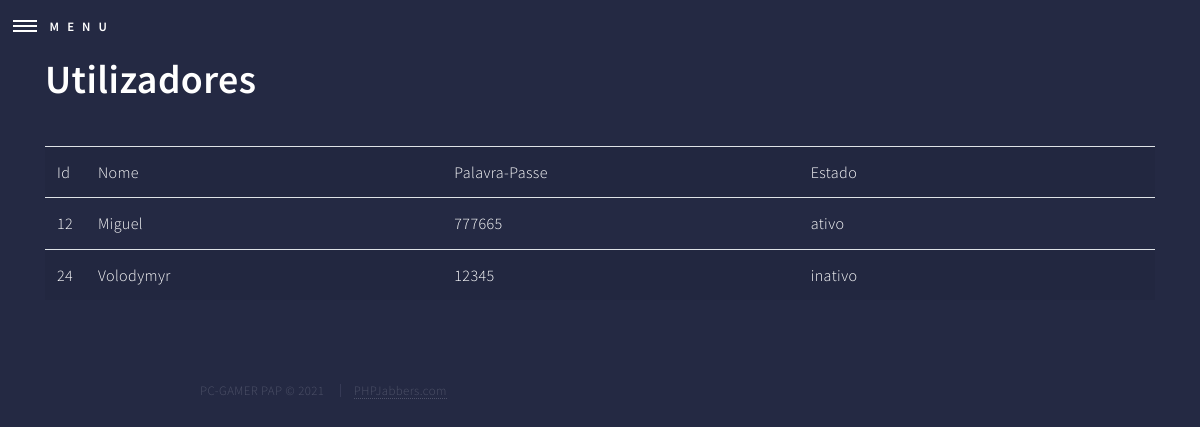
The app's page /admin/listaUtilizadores.php, older data.
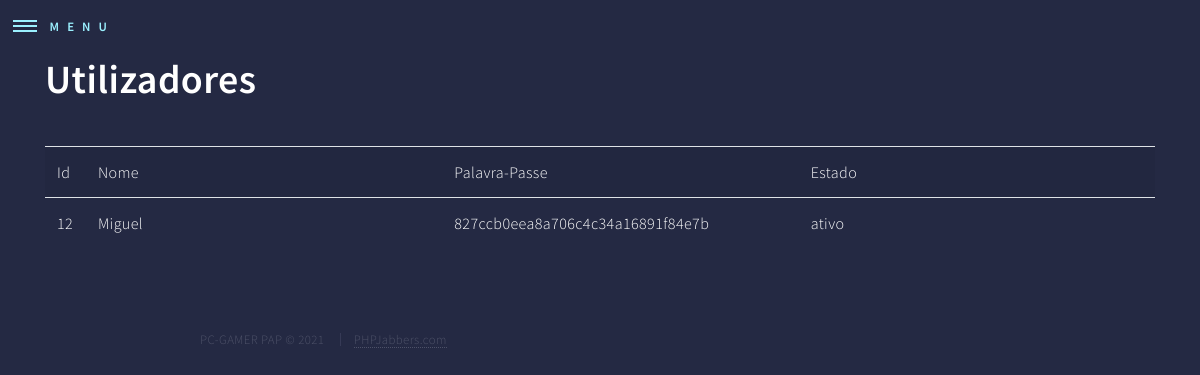
The same page, newer data.
### tables this page shows
CREATE TABLE `users` (
  `userId` int(11) NOT NULL AUTO_INCREMENT,
  `userName` varchar(45) NOT NULL,
  `userPassword` varchar(255) NOT NULL,
  `userState` enum('registo','ativo','inativo') NOT NULL,
  PRIMARY KEY (`userId`) USING BTREE
);

### admin/listaUtilizadores.php (the view)
<?php
include_once("includes/body.inc.php");
$con=mysqli_connect("localhost","root","","pap2021pcgammer");
$con->set_charset("utf8");
$sql="Select * from users";
$result=mysqli_query($con,$sql);
top();
?>
<div class="container">
    <h1>Utilizadores</h1>
    <table class='table table-striped' width="100%">
        <tr>
            <th>Id</th>
            <th>Nome</th>
            <th>Palavra-Passe</th>
            <th>Estado</th>
        </tr>
        <?php
        while($dados=mysqli_fetch_array($result)){
            ?>
            <tr>
                <td width="1%"><?php echo $dados['userId']?></td>
                <td width="30%"><?php echo $dados['userName']?></td>
                <td width="30%"><?php echo $dados['userPassword']?></td>
                <td width="30%"><?php echo $dados['userState']?></td>
            </tr>
            <?php
        }
        ?>
    </table>
</div>
<?php
Bottom();
?>

### admin/includes/body.inc.php (shortened to what this page needs)
<?php
function top()
{
    ?>
    <!DOCTYPE HTML>
    <html>
    <head>
        <link rel="stylesheet" href="assets/bootstrap/css/bootstrap.min.css" />
        <link rel="stylesheet" href="assets/css/main.css" />
    </head>
    <body class="is-preload">
    <body id="wrapper">
        <header id="header" class="alt">
                <nav>
                     <a  href="#menu">Menu</a>
                </nav>
        </header>
    <?php
}
?>
<?php
    function Bottom($menu = HOME, $idPrd=-1){
    ?>
        <footer id="footer">
            <div class="inner">
                <ul class="copyright">
                    <li>PC-GAMER PAP © 2021</li>
                    <li> <a href="https://www.phpjabbers.com/">PHPJabbers.com</a></li>
                </ul>
            </div>
        </footer>
        </body>
    </HTML>
<?php
}
?>

Row changes from the older to the newer data that the page shows:
removed users: userId "24", userName "Volodymyr", userPassword "12345", userState "inativo"
changed users "Miguel": userPassword "777665" → "827ccb0eea8a706c4c34a16891f84e7b"
